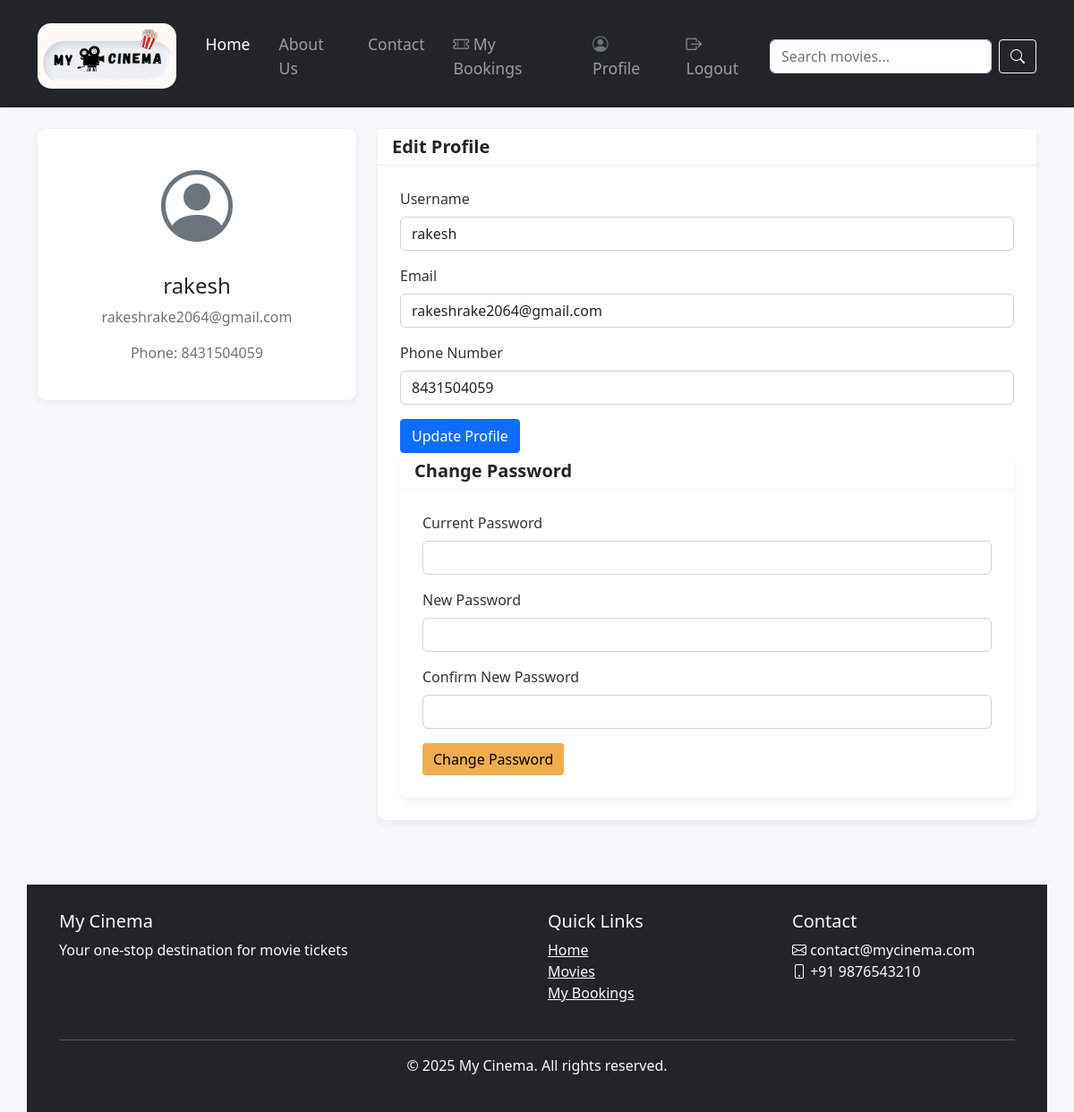
/profile.php (signed in), run on the app's committed database.
### tables this page shows
CREATE TABLE `users` (
  `user_id` int(11) NOT NULL,
  `username` varchar(100) NOT NULL,
  `email` varchar(100) NOT NULL,
  `phone` varchar(15) NOT NULL,
  `password` varchar(255) NOT NULL,
  `created_at` timestamp NOT NULL DEFAULT current_timestamp(),
  `updated_at` timestamp NOT NULL DEFAULT current_timestamp() ON UPDATE current_timestamp(),
  `reset_token` varchar(64) DEFAULT NULL,
  `reset_expiry` datetime DEFAULT NULL
);

### profile.php (the view, shortened to what this page needs)
<?php
require_once 'config/database.php';
$stmt = $pdo->prepare("SELECT * FROM users WHERE user_id = ?");
$stmt->execute([$_SESSION['user_id']]);
$user = $stmt->fetch();
require_once 'includes/headers.php';
?>
<html>
    <head>
</head>
<body>
<div class="container mt-4">
    <div class="row">
        <div class="col-md-4">
            <div class="card">
                <div class="card-body text-center">
                    <div class="mb-3">
                        <i class="bi bi-person-circle" style="font-size: 5rem;"></i>
                    </div>
                    <h4><?php echo htmlspecialchars($user['username']); ?></h4>
                    <p class="text-muted"><?php echo htmlspecialchars($user['email']); ?></p>
                    <p class="text-muted">Phone: <?php echo htmlspecialchars($user['phone']); ?></p>
                </div>
            </div>
        </div>
        <div class="col-md-8">
            <div class="card mb-4">
                <div class="card-header">
                    <h5 class="mb-0">Edit Profile</h5>
                </div>
                <div class="card-body">
                    <form method="POST">
                        <div class="mb-3">
                            <label for="username" class="form-label">Username</label>
                            <input type="text" class="form-control" id="username" name="username"
                                   value="<?php echo htmlspecialchars($user['username']); ?>" required>
                        </div>
                        <div class="mb-3">
                            <label for="email" class="form-label">Email</label>
                            <input type="email" class="form-control" id="email" name="email"
                                   value="<?php echo htmlspecialchars($user['email']); ?>" required>
                        </div>
                        <div class="mb-3">
                            <label for="phone" class="form-label">Phone Number</label>
                            <input type="tel" class="form-control" id="phone" name="phone"
                                   value="<?php echo htmlspecialchars($user['phone']); ?>" required>
                        </div>
                        <button type="submit" name="update_profile" class="btn btn-primary">Update Profile</button>
                    </form>
            <div class="card">
                <div class="card-header">
                    <h5 class="mb-0">Change Password</h5>
                </div>
                <div class="card-body">
                    <form method="POST">
                        <div class="mb-3">
                            <label for="current_password" class="form-label">Current Password</label>
                            <input type="password" class="form-control" id="current_password" name="current_password" required>
                        </div>
                        <div class="mb-3">
                            <label for="new_password" class="form-label">New Password</label>
                            <input type="password" class="form-control" id="new_password" name="new_password" required>
                        </div>
                        <div class="mb-3">
                            <label for="confirm_password" class="form-label">Confirm New Password</label>
                            <input type="password" class="form-control" id="confirm_password" name="confirm_password" required>
                        </div>
                        <button type="submit" name="change_password" class="btn btn-warning">Change Password</button>
                    </form>
                </div>
            </div>
        </div>
    </div>
</div>
</body>
</html>
<?php require_once 'includes/footer.php'; ?>

### profile.php (style rules this page uses)
body { background-color: #f5f7fa; font-family: 'Segoe UI', Tahoma, Geneva, Verdana, sans-serif; }
.container { margin-top: 5px; }
.card { box-shadow: 0 4px 10px rgba(0, 0, 0, 0.05); border: none; border-radius: 10px; background-color: #ffffff; }
.card-header { background-color: #ffffff; border-bottom: 1px solid #eee; }
.card-body { padding: 25px; }
.card h5 { font-weight: 600; margin-bottom: 0; }
.form-label { font-weight: 500; color: #333; }
.form-control { border-radius: 6px; border: 1px solid #ced4da; box-shadow: none; transition: border-color 0.2s ease-in-out; }
.btn-warning { background-color: #f0ad4e; border: none; transition: background-color 0.3s; }
.bi-person-circle { color: #6c757d; }

### data on the page
users: username "rakesh", email "rakeshrake2064@gmail.com", phone "8431504059"
